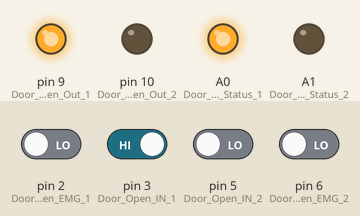
Bench run of a sketch on a simulated Arduino Uno, built with avr-gcc and run on an emulated ATmega328P. On the bench: output pins drawn as LEDs (lit = HIGH). The inputs (shaded band) are chosen by the test bench; at power-on: pin 3 (Door_Open_IN_1) HIGH, pin 2 (Door_Open_EMG_1), pin 5 (Door_Open_IN_2), pin 6 (Door_Open_EMG_2) LOW.

Above: at 1.2 s.
1.3 s: pin 2 (Door_Open_EMG_1) driven HIGH
At 1.8 s:
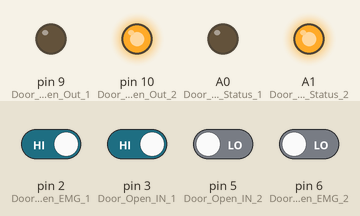
2.8 s: pin 2 (Door_Open_EMG_1) driven LOW
At 4.0 s:
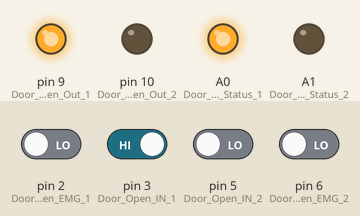
4.3 s: pin 5 (Door_Open_IN_2) driven HIGH
At 5.2 s:
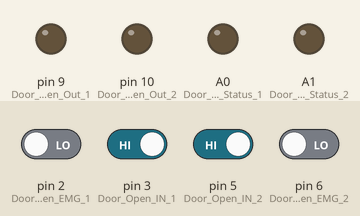
5.8 s: pin 5 (Door_Open_IN_2) driven LOW
At 6.4 s:
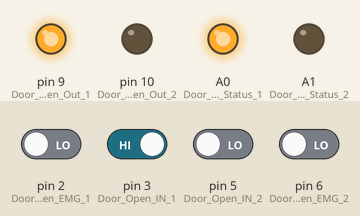
Timing chart, 0 to 8.3 s (numbered marks = the images above; inputs shaded):
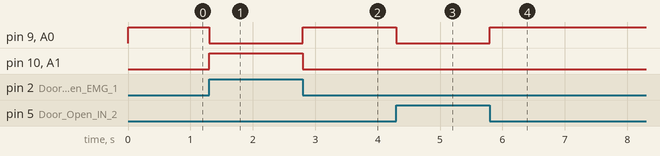

The sketch:

TwoDoorInterlock.ino
```cpp
//Inputs

const uint8_t Door_Open_IN_1 = 3;
const uint8_t Door_Open_EMG_1 = 2;


const uint8_t Door_Open_IN_2 = 5;
const uint8_t Door_Open_EMG_2 = 6;


//Outputs

uint8_t Door_Open_Out_1 = 9;
uint8_t Door_Open_Out_2 = 10;


uint8_t Door_Open_Status_1 = A0;
uint8_t Door_Open_Status_2 = A1;


//Led status for Door

void setup()
{
     pinMode(Door_Open_IN_1, INPUT);
     pinMode(Door_Open_IN_2, INPUT);


     pinMode(Door_Open_EMG_1, INPUT);
     pinMode(Door_Open_EMG_2, INPUT);


     pinMode(Door_Open_Out_1, OUTPUT);
     pinMode(Door_Open_Out_2, OUTPUT);

     pinMode(Door_Open_Status_1, OUTPUT);
     pinMode(Door_Open_Status_2, OUTPUT);


}

void loop()
{
   if((digitalRead(Door_Open_IN_1) == LOW) || (digitalRead(Door_Open_EMG_1) == HIGH)) {
         digitalWrite(Door_Open_Out_2, HIGH);
         digitalWrite(Door_Open_Status_2, HIGH);
         digitalWrite(Door_Open_Out_1, LOW);
         digitalWrite(Door_Open_Status_1, LOW);
      }
      else if((digitalRead(Door_Open_IN_2) == LOW) || (digitalRead(Door_Open_EMG_2) == HIGH)) {
         digitalWrite(Door_Open_Out_1, HIGH);
         digitalWrite(Door_Open_Status_1, HIGH);
         digitalWrite(Door_Open_Out_2, LOW);
         digitalWrite(Door_Open_Status_2, LOW);
        }
      else{
        digitalWrite(Door_Open_Out_2, LOW);
        digitalWrite(Door_Open_Status_2, LOW);
        digitalWrite(Door_Open_Out_1, LOW);
        digitalWrite(Door_Open_Status_1, LOW);
        }
}
```

Measured:
- after the input at 1.3 s, pin 9 (Door_Open_Out_1), A0 (Door_Open_Status_1): HIGH → LOW at once; pin 10 (Door_Open_Out_2), A1 (Door_Open_Status_2): LOW → HIGH at once
- after the input at 2.8 s, pin 9 (Door_Open_Out_1), A0 (Door_Open_Status_1): LOW → HIGH at once; pin 10 (Door_Open_Out_2), A1 (Door_Open_Status_2): HIGH → LOW at once
- after the input at 4.3 s, pin 9 (Door_Open_Out_1), A0 (Door_Open_Status_1): HIGH → LOW at once
- after the input at 5.8 s, pin 9 (Door_Open_Out_1), A0 (Door_Open_Status_1): LOW → HIGH at once
